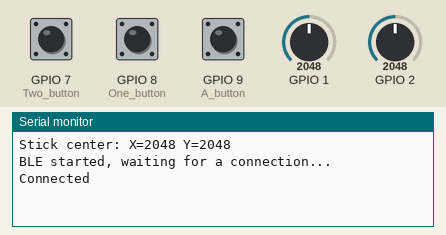
A sketch run on a simulated ESP32. Shown: the last lines printed to the serial monitor. The test bench sets the inputs (shaded band); at power-on: GPIO 1 = 2048, GPIO 7 (Two_button) HIGH, GPIO 9 (A_button) HIGH, GPIO 2 = 2048, GPIO 8 (One_button) HIGH (analog values on the 0–4095 scale). USB keyboard and mouse output is not drawn.

Above: at 2.4 s.
2.5 s: GPIO 1 set to 2866
At 3.5 s:
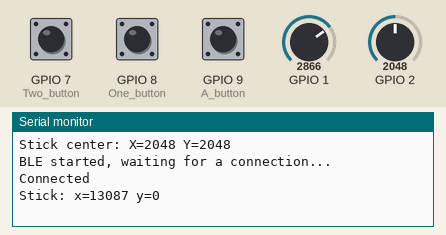
4.0 s: GPIO 7 (Two_button) pulled LOW for 0.15 s
At 5.0 s:
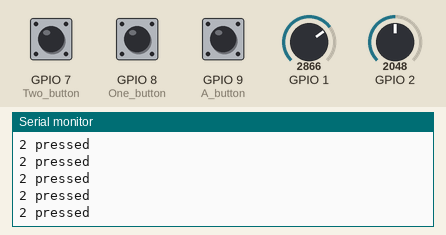
5.6 s: GPIO 9 (A_button) pulled LOW for 0.15 s
At 6.1 s:
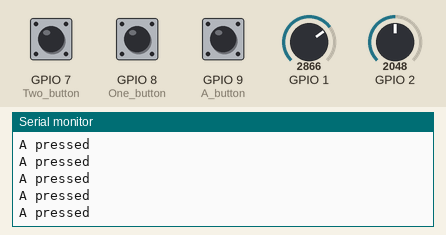
7.2 s: GPIO 2 set to 2866
At 8.1 s:
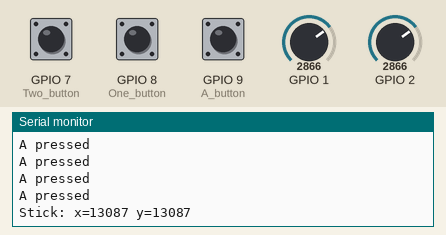
8.7 s: GPIO 8 (One_button) pulled LOW for 0.15 s
At 9.9 s:
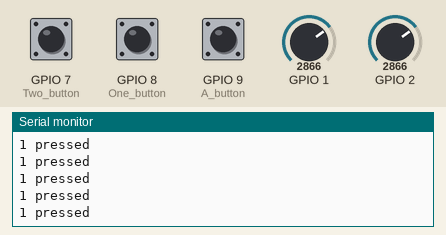
10.3 s: GPIO 1 set to 3603
At 11.8 s:
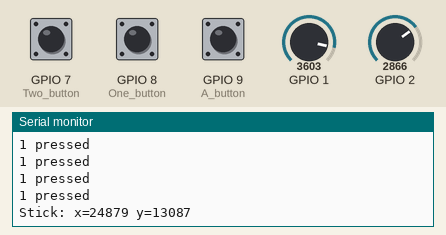

The sketch:

gamepad.ino
```cpp
#include <BleGamepad.h>

BleGamepad bleGamepad("Emoolii Remote", "DIY", 100);

const int A_button   = D10;
const int One_button = D9;
const int Two_button = D8;

const int Stick_X    = D0;
const int Stick_Y    = D1;

const int DEADZONE   = 200;  // raw ADC units around center (0-4095 scale)
const int SEND_DELTA = 150;  // minimum axis change (0-32767 scale) to send a report

const int AXIS_MAX   = 32767;
const int AXIS_MID   = 0;      // was 16384

int centerX = 16384, centerY = 16384;
int lastX = AXIS_MID, lastY = AXIS_MID;
bool lastConnected = false;

int readAvg(int pin) {
  long sum = 0;
  for (int i = 0; i < 8; i++) sum += analogRead(pin);
  return sum / 8;
}

int scaleAxis(int raw, int center) {
  int offset = raw - center;
  if (abs(offset) < DEADZONE) return 0;
  long v = (long)offset * AXIS_MAX / 2048;
  return constrain(v, -AXIS_MAX, AXIS_MAX);
}

void setup() {
  Serial.begin(115200);
  delay(1000);

  pinMode(A_button,   INPUT_PULLUP);
  pinMode(One_button, INPUT_PULLUP);
  pinMode(Two_button, INPUT_PULLUP);

  analogReadResolution(12);
  delay(200);
  centerX = readAvg(Stick_X);   // keep the stick untouched at power-up
  centerY = readAvg(Stick_Y);
  Serial.printf("Stick center: X=%d Y=%d\n", centerX, centerY);

  bleGamepad.begin();
  Serial.println("BLE started, waiting for a connection...");
}

void loop() {
  bool connected = bleGamepad.isConnected();
  if (connected != lastConnected) {
    lastConnected = connected;
    Serial.println(connected ? "Connected" : "Disconnected");
  }

  bool changed = false;
  changed |= update(A_button,   BUTTON_1, "A");
  changed |= update(One_button, BUTTON_2, "1");
  changed |= update(Two_button, BUTTON_3, "2");

  int x = scaleAxis(readAvg(Stick_X), centerX);
  int y = scaleAxis(readAvg(Stick_Y), centerY);
  if (abs(x - lastX) > SEND_DELTA || abs(y - lastY) > SEND_DELTA) {
    bleGamepad.setLeftThumb(x, y);
    lastX = x;
    lastY = y;
    changed = true;
    Serial.printf("Stick: x=%d y=%d\n", x, y);
  }

  if (connected && changed) bleGamepad.sendReport();
  delay(5);
}

bool update(int pin, int btn, const char* name) {
  bool pressed = (digitalRead(pin) == LOW);
  bool wasPressed = bleGamepad.isPressed(btn);
  if (pressed == wasPressed) return false;

  if (pressed) bleGamepad.press(btn);
  else         bleGamepad.release(btn);
  Serial.print(name);
  Serial.println(pressed ? " pressed" : " released");
  return true;
}
```

Measured:
- after the input at 2.5 s, the serial monitor: prints a new line at once (image 1)
- after the input at 4.0 s, the serial monitor: prints a new line at once (image 2)
- after the input at 5.6 s, the serial monitor: prints a new line at once (image 3)
- after the input at 7.2 s, the serial monitor: prints a new line at once (image 4)
- after the input at 8.7 s, the serial monitor: prints a new line at once (image 5)
- after the input at 10.3 s, the serial monitor: prints a new line at once (image 6)
